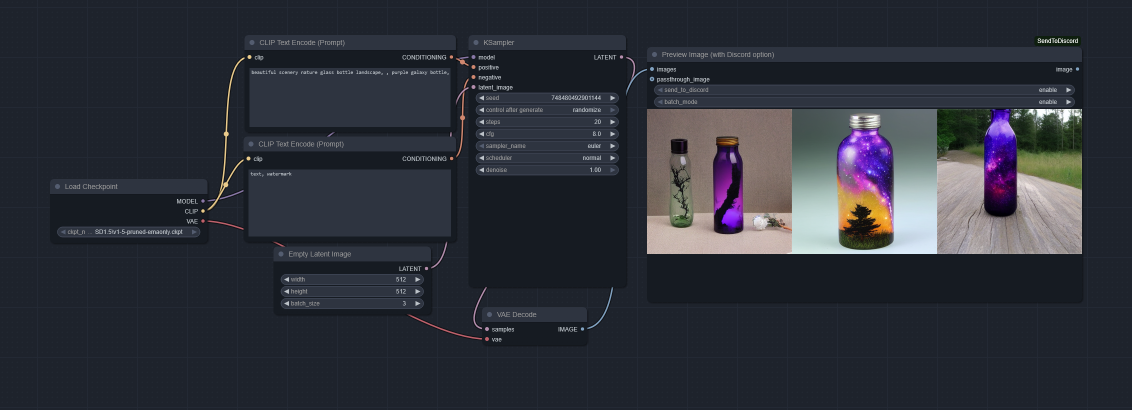
#> input picture examples/workflow.png, 2264 x 820 px (shown at 1/2 size)
$ python -i send_to_discord.py   (imports and definitions only)
#> lines starting #> are read from the running program, lines starting #| are printed output that depends on the picture
import os
import json
import numpy as np
from PIL import Image
from PIL.PngImagePlugin import PngInfo
import requests
import io
import random
import folder_paths
import configparser

class PreviewImageWithDiscord:
    """
    A class to handle the preview image generation and sending it to Discord via webhook.

    Attributes:
        output_dir (str): The directory where temporary images are stored.
        type (str): The type of the generated images, default is 'temp'.
        prefix_append (str): A random string appended to image filenames for uniqueness.
        compress_level (int): Compression level for saving images.
        webhook_url (str): URL for Discord webhook to send the image.
        batch_size (int): Number of images to accumulate before sending a batch to Discord.
        image_queue (list): A list to hold paths of images waiting to be sent to Discord.
    """

    def __init__(self):
        """
        Initializes the PreviewImageWithDiscord class with default values and settings.

        - Sets the output directory for temporary images using `folder_paths.get_temp_directory()`.
        - Defines a prefix to be appended to image filenames for uniqueness.
        - Loads the webhook URL and configuration from a configuration file.
        """
        self.output_dir = folder_paths.get_temp_directory() # Ensure this is thread-safe if used in a multithreaded environment
        self.type = "temp"
        self.prefix_append = "_temp_" + ''.join(random.choice("abcdefghijklmnopqrstupvxyz") for x in range(5))
        self.compress_level = 1
        self.config = self.load_config()
        self.webhook_url = self.config.get('Discord', 'webhook_url', fallback='')
        self.batch_size = 5  # Number of images to accumulate before sending
        self.image_queue = []
        self.last_status = "Ready"  # Last send status

        # Fallback and compression configurations
        self.enable_fallback = self.config.getboolean('Fallback', 'enable_fallback', fallback=True)
        self.enable_compression = self.config.getboolean('Fallback', 'enable_compression', fallback=True)
        self.compression_quality = self.config.getint('Fallback', 'compression_quality', fallback=80)
        self.max_file_size_mb = self.config.getfloat('Fallback', 'max_file_size_mb', fallback=8.0)

    # [112 lines left out: functions load_config, get_file_size_mb, compress_image, _get_mime_type, _cleanup_temp_files, INPUT_TYPES, not called in this run]

    RETURN_TYPES = ("IMAGE",)
    RETURN_NAMES = ("image",)
    FUNCTION = "preview_images"
    OUTPUT_NODE = True
    CATEGORY = "image"

    # [277 lines left out: functions preview_images, send_to_discord, _attempt_send_single, send_batch_to_discord, _attempt_send_batch, _attempt_send_single_for_batch, not called in this run]

# Node class mappings
NODE_CLASS_MAPPINGS = {
    "PreviewImageWithDiscord": PreviewImageWithDiscord
}

# Node display name mappings
NODE_DISPLAY_NAME_MAPPINGS = {
    "PreviewImageWithDiscord": "Preview Image (with Discord option)"
}

>>> import cv2
>>> picture = cv2.imread('examples/workflow.png', cv2.IMREAD_GRAYSCALE)
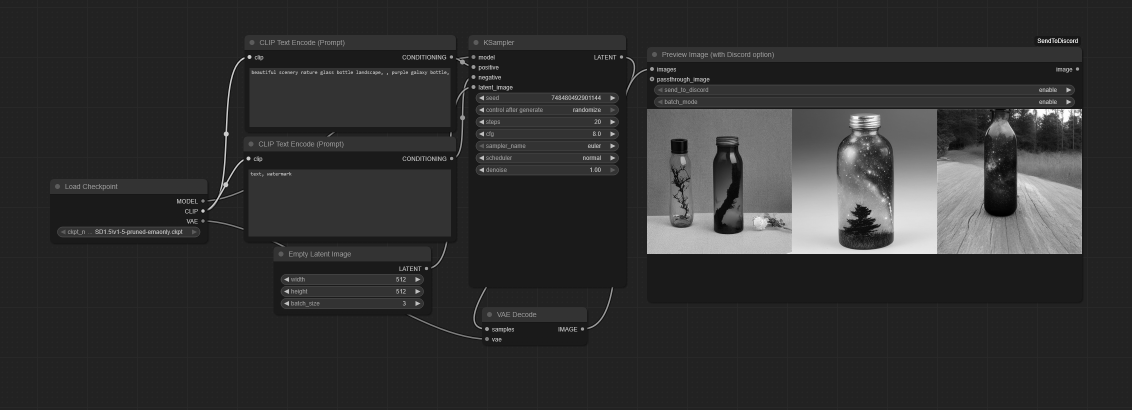
#> picture: shape (820, 2264) (shown at 1/2 size); min 0, max 255, mean 48.9
#> (the run stopped early here; a loop or call above may not have finished)
